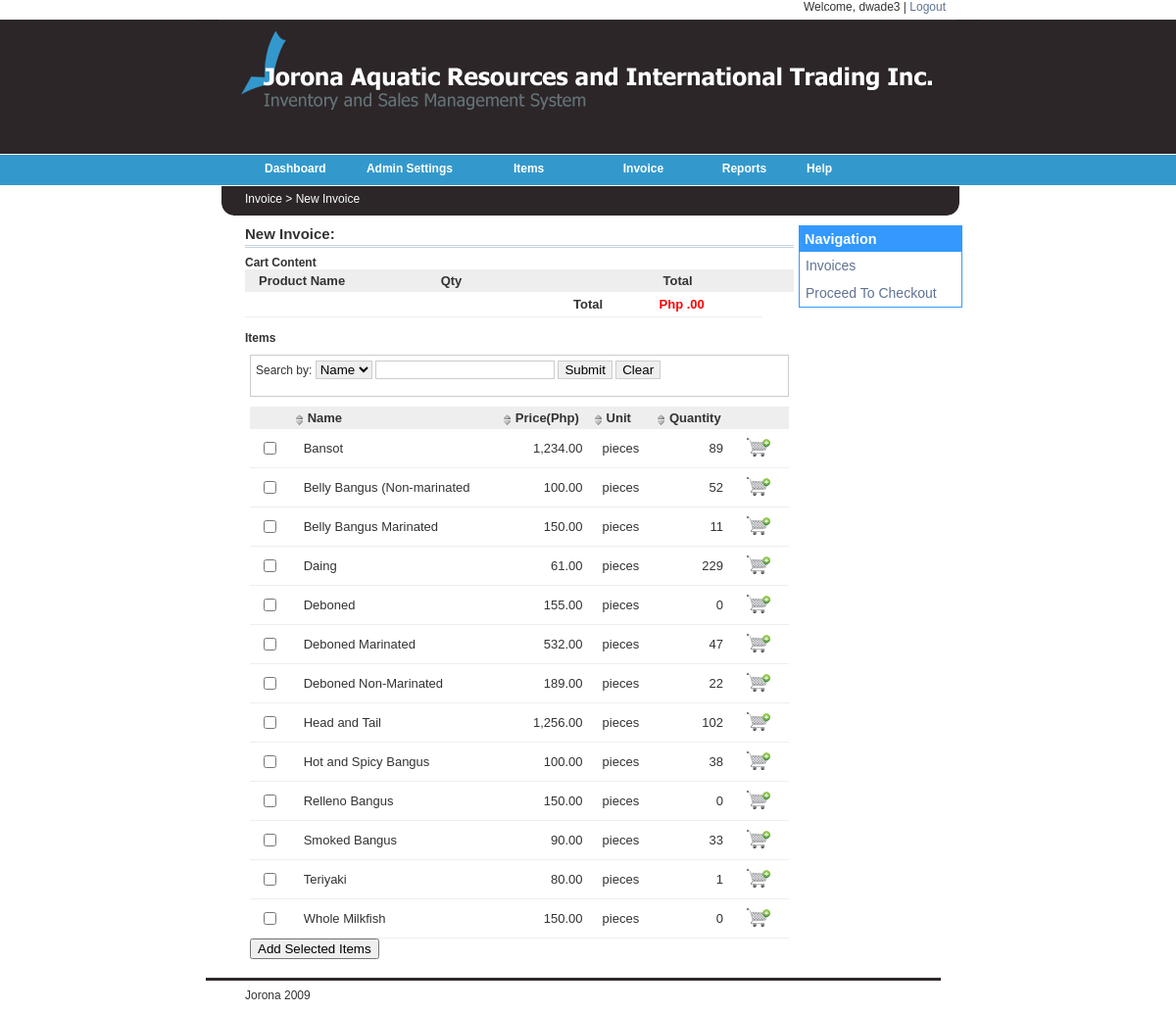
Screenshot of /final/new_order.php (signed in) with the database file from the repository.
### tables this page shows
CREATE TABLE IF NOT EXISTS `tbl_product` (
  `prod_id` int(4) NOT NULL auto_increment,
  `prod_name` varchar(50) NOT NULL,
  `prod_desc` text NOT NULL,
  `prod_price` int(4) NOT NULL,
  `quantity_on_hand` int(5) NOT NULL,
  `unit` int(2) NOT NULL,
  `date_added` date NOT NULL,
  `prod_state` tinyint(1) NOT NULL,
  `userid` int(4) NOT NULL,
  PRIMARY KEY  (`prod_id`)
);

### final/includes/functions.php (called while the page is built, shortened)
<?php
    function DisplayProd(){
        $result = mysql_query("SELECT * FROM tbl_product ORDER BY prod_name ASC");
        return $result;
    }
?>

### final/new_order.php (the view, shortened to what this page needs)
<?php include("includes/functions.php");?>
<link rel="stylesheet" href="_common/css/main.css" type="text/css" media="all">
<link href="stylesheets/sortableTable.css" rel="stylesheet" type="text/css" />
<?php include("includes/header.php");?>
<br>
<div id="mainMenuContent"> Invoice > New Invoice</div>
</div><div> <div id="content">
<div id="Nav">
<div class="box"><div class="box-header"><b>Navigation</b></div>
<div class="box-body"><p class="t"><a href="manage_products.php">Invoices</a></p><p class="d"></p></div>
<div class="box-body"><p class="t"><a href="cust_info.php">Proceed To Checkout</a></p><p class="d"></p></div>
</div>
</div>
<div class="header">
<p class="h">New Invoice: </p>
</div>
<b>Cart Content</b>
	    <?php $r = DisplayCart($_SESSION['id']);
                echo "<table>
                    <th class=\"desc\">Product Name</th>
		    <th class=\"desc\">Qty</th>
			<th class=\"desc\"></th><th class=\"desc\"></th><th class=\"desc\"></th><th class=\"desc\">Total</th>
			<th class=\"desc\"> </th>";
                        echo"<tr><td></td><td></td><td></td><td></td><td><b>Total</td><td><font color='red'><b>Php $c.00</font></td>";
                    echo "</tr></table>";
	    ?>
        <br>
        <b>Items</b>
	<div id="container">
		<div id="example">
			<div class="tableFilter">
		  	<form id="tableFilter" onsubmit="myTable.filter(this.id); return false;">Search by:
				    <select id="column">
					    <option value="1">Name</option>
				    </select>
					<input type="text" id="keyword"/>
					<input type="submit" value="Submit" />
					<input type="reset" value="Clear" />
				</form>
			</div>
		    <table id="myTable" cellpadding="0" >
		  	<thead>
            	<th class="desc"> </th>
				<th axis="string">Name</th>
				<th axis="number">Price(Php)</th>
                <th axis="string">Unit</th>
                <th axis="number">Quantity</th>
                <th class="desc"> </th>
			</thead>
			<?php
				echo "<tbody><form method=\"post\" action=\"checkbox.php\">";
			        $result = DisplayProd();
                                while($row = mysql_fetch_array($result))
                                {
				echo "<tr id=".$row['prod_id'].">";
				echo"<td><input type=\"checkbox\" name=\"option[]\" value=".$row['prod_id']."></td>";
				echo"<td>".$row['prod_name']."</td>";
				echo"<td class=\"rightAlign\">".number_format($row['prod_price'],2)."</td>";
				if($row['unit']==0){echo"<td>pieces</td>";}
				elseif($row['unit']==1){echo"<td>pack</td>";}
				echo"<td class=\"rightAlign\">".$row['quantity_on_hand']."</td>";
				echo "<td> <a href=\"process_cart.php?p=".$row['prod_id']."\"><img src=\"images/cart2.png\"></a></td>";
				echo "</tr>";
				}
			echo "</tbody>";
			?>
		  </table>
          <input type="submit" name="btnSubmit" value="Add Selected Items" />
		</div></div>
<?php require("includes/footer.php");?>

### final/_common/css/main.css (style rules this page uses)
body { line-height: 1.5; background: #fff; margin:1.5em 0; }
table { border-collapse: separate; border-spacing: 0; }
caption, th, td { text-align: left; font-weight:400; }
a img { border: none; }
body { color: black; font-family: Verdana, sans-serif; font-size: 12px; }
#container { width: 550px; margin: auto; padding-top: 0px; padding-bottom: 10px; }
.desc { margin: -15px 0 40px 0; }

### final/stylesheets/sortableTable.css (style rules this page uses)
table { width: 100%; }
th { background-color: #666666; background: #eee url(../images/icon-table-sort.png) no-repeat 2px 8px; padding: 4px 4px 4px 14px; font-size: 13px; font-weight:bold; }
tr { background-color: #FFFFFF; padding: 4px; font-size: 13px; }
td { padding: 5px 10px; border-bottom: 1px solid #eee; }
.rightAlign { text-align: right; }
.tableFilter { border: 1px solid #ccc; padding: 5px; margin: 0px 0 10px 0; }
.tableFilter input { border: 1px solid #ccc; }
.tableFilter select { border: 1px solid #ccc; }

### final/stylesheets/web.css (style rules this page uses)
body { margin: 0px 0px 10px 0px; padding: 0px; line-height: 200%; color: #333; font: 12px Arial, Verdana, sans-serif; background:url(../images/b_g.gif) top left repeat-x; }
#mainMenuContent { margin-left: 50px; }
#content { padding: 0px; width: 560px; background-color:#FFFFFF; margin-left:50px; margin-top: 010px; float: left; }
#Nav { padding: 0px; width: 165px; border:1px thin #3399FF; position: absolute; float: right; margin-left: 565px; margin-top: 0px; }
a { color: #607293; text-decoration: none; }
div.header { border-bottom: 3px double rgb(198, 209, 224); padding-bottom: 3px; margin-bottom: 8px; }
div.box, table.box { padding: auto; border: solid 1px #3399FF ; width: inherit; }
div.box-header, td.box-header { border: solid 1px #3399FF ; font-size: larger; color: #FFFFFF; padding: 4px; background-color: #3399FF; }
div.box-body, td.box-body { padding: 6px; border-top: 0px; }
p.h { font:arial; font-size:15px; padding:0; margin-top:0; margin-bottom:0; font-weight:bold; }
p.t { font:arial; font-size:14px; padding:0; margin-top:0; margin-bottom:0; }
th.desc { background-image:none; }

### rows the page displays
tbl_product: prod_name "Bansot", prod_price "1,234.00", unit "pieces", quantity_on_hand "89"
tbl_product: prod_name "Belly Bangus (Non-marinated", prod_price "100.00", unit "pieces", quantity_on_hand "52"
tbl_product: prod_name "Belly Bangus Marinated", prod_price "150.00", unit "pieces", quantity_on_hand "11"
tbl_product: prod_name "Daing", prod_price "61.00", unit "pieces", quantity_on_hand "229"
tbl_product: prod_name "Deboned", prod_price "155.00", unit "pieces", quantity_on_hand "0"
tbl_product: prod_name "Deboned Marinated", prod_price "532.00", unit "pieces", quantity_on_hand "47"
tbl_product: prod_name "Deboned Non-Marinated", prod_price "189.00", unit "pieces", quantity_on_hand "22"
tbl_product: prod_name "Head and Tail", prod_price "1,256.00", unit "pieces", quantity_on_hand "102"
tbl_product: prod_name "Hot and Spicy Bangus", prod_price "100.00", unit "pieces", quantity_on_hand "38"
tbl_product: prod_name "Relleno Bangus", prod_price "150.00", unit "pieces", quantity_on_hand "0"
tbl_product: prod_name "Smoked Bangus", prod_price "90.00", unit "pieces", quantity_on_hand "33"
tbl_product: prod_name "Teriyaki", prod_price "80.00", unit "pieces", quantity_on_hand "1"
tbl_product: prod_name "Whole Milkfish", prod_price "150.00", unit "pieces", quantity_on_hand "0"

### other values shown
$_SESSION['username'] "dwade3"
